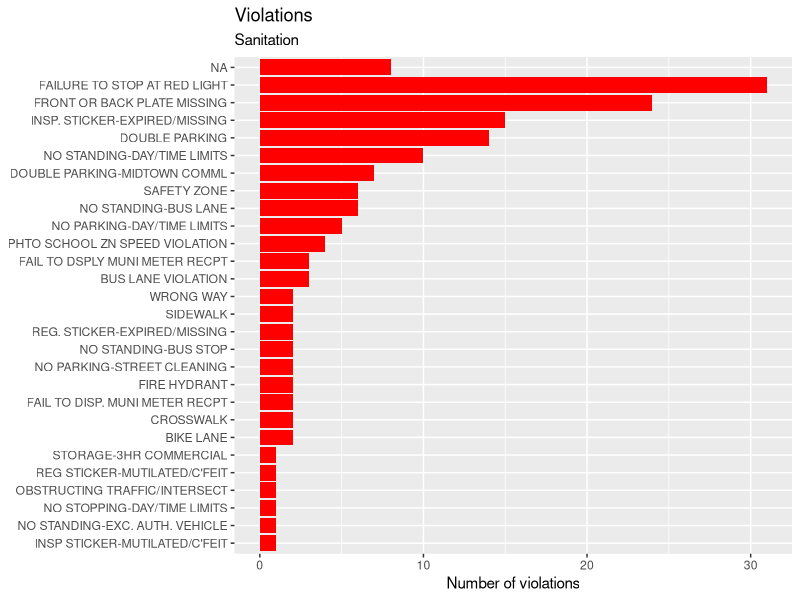
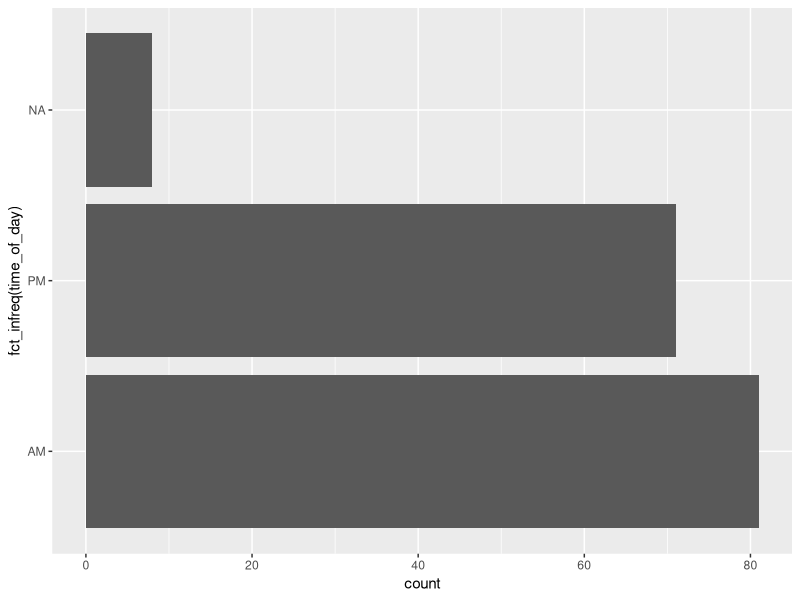
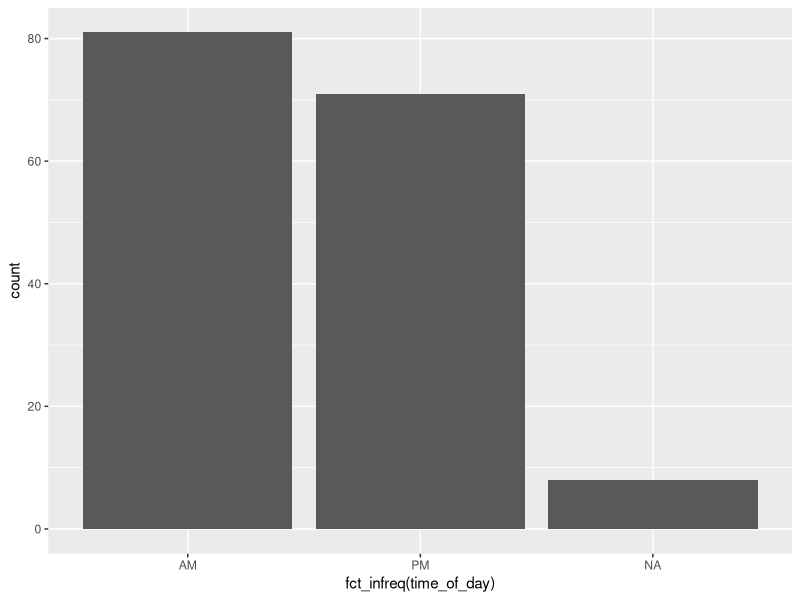

Write R code to recreate these figures, in order.
## ---- chunk 1
library(tidyverse) #better for data analysis and data science for basic r
df <- read_csv("Sanitation_Salvage_Truck_Violations_20250725.csv")
violation_type <- df |> group_by(Violation) |>
  summarize(count = n())
ggplot(violation_type, aes(x = count, y = reorder(Violation, count))) + 
  geom_col(fill = "red") +
  labs(x = "Number of violations", y = NULL,
       title = "Violations", subtitle = "Sanitation")
  theme(axis.text.y = element_text(color = "blue", size = 6))
## ---- chunk 2
df <- df |>
  mutate(time_of_day = ifelse(str_detect(`Violation Time`, "A"), "AM", "PM"))
# this creates a new column

ggplot(df, aes(y = fct_infreq(time_of_day))) + geom_bar()

ggplot(df, aes(x = fct_infreq(time_of_day))) + geom_bar()


